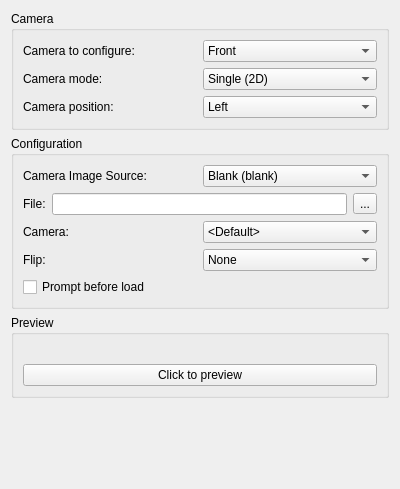
<?xml version="1.0" encoding="UTF-8"?>
<ui version="4.0">
 <class>ConfigureCamera</class>
 <widget class="QWidget" name="ConfigureCamera">
  <property name="geometry">
   <rect>
    <x>0</x>
    <y>0</y>
    <width>400</width>
    <height>489</height>
   </rect>
  </property>
  <property name="windowTitle">
   <string>Form</string>
  </property>
  <layout class="QVBoxLayout" name="verticalLayout">
   <item>
    <widget class="QGroupBox" name="groupBox">
     <property name="title">
      <string>Camera</string>
     </property>
     <layout class="QVBoxLayout" name="verticalLayout_2">
      <item>
       <layout class="QHBoxLayout" name="horizontalLayout">
        <item>
         <widget class="QLabel" name="camera_selection_label">
          <property name="toolTip">
           <string>Select the camera to configure</string>
          </property>
          <property name="text">
           <string>Camera to configure:</string>
          </property>
         </widget>
        </item>
        <item>
         <widget class="QComboBox" name="camera_selection">
          <property name="toolTip">
           <string>Select the camera to configure</string>
          </property>
          <item>
           <property name="text">
            <string>Front</string>
           </property>
          </item>
          <item>
           <property name="text">
            <string>Rear</string>
           </property>
          </item>
         </widget>
        </item>
       </layout>
      </item>
      <item>
       <layout class="QHBoxLayout" name="horizontalLayout_2">
        <item>
         <widget class="QLabel" name="camera_mode_label">
          <property name="toolTip">
           <string>Select the camera mode (single or double)</string>
          </property>
          <property name="text">
           <string>Camera mode:</string>
          </property>
         </widget>
        </item>
        <item>
         <widget class="QComboBox" name="camera_mode">
          <property name="toolTip">
           <string>Select the camera mode (single or double)</string>
          </property>
          <item>
           <property name="text">
            <string>Single (2D)</string>
           </property>
          </item>
          <item>
           <property name="text">
            <string>Double (3D)</string>
           </property>
          </item>
         </widget>
        </item>
       </layout>
      </item>
      <item>
       <layout class="QHBoxLayout" name="horizontalLayout_3">
        <item>
         <widget class="QLabel" name="camera_position_label">
          <property name="toolTip">
           <string>Select the position of camera to configure</string>
          </property>
          <property name="text">
           <string>Camera position:</string>
          </property>
         </widget>
        </item>
        <item>
         <widget class="QComboBox" name="camera_position">
          <property name="toolTip">
           <string>Select the position of camera to configure</string>
          </property>
          <item>
           <property name="text">
            <string>Left</string>
           </property>
          </item>
          <item>
           <property name="text">
            <string>Right</string>
           </property>
          </item>
         </widget>
        </item>
       </layout>
      </item>
     </layout>
    </widget>
   </item>
   <item>
    <widget class="QGroupBox" name="configurationBox">
     <property name="title">
      <string>Configuration</string>
     </property>
     <layout class="QVBoxLayout" name="verticalLayout_configuration">
      <item>
       <layout class="QHBoxLayout" name="horizontalLayout_4">
        <item>
         <widget class="QLabel" name="image_source_label">
          <property name="toolTip">
           <string>Select where the image of the emulated camera comes from. It may be an image or a real camera.</string>
          </property>
          <property name="text">
           <string>Camera Image Source:</string>
          </property>
         </widget>
        </item>
        <item>
         <widget class="QComboBox" name="image_source">
          <property name="toolTip">
           <string>Select where the image of the emulated camera comes from. It may be an image or a real camera.</string>
          </property>
          <item>
           <property name="text">
            <string>Blank (blank)</string>
           </property>
          </item>
          <item>
           <property name="text">
            <string>Still Image (image)</string>
           </property>
          </item>
          <item>
           <property name="text">
            <string>System Camera (qt)</string>
           </property>
          </item>
         </widget>
        </item>
       </layout>
      </item>
      <item>
       <layout class="QHBoxLayout" name="horizontalLayout_6">
        <item>
         <widget class="QLabel" name="camera_file_label">
          <property name="frameShape">
           <enum>QFrame::NoFrame</enum>
          </property>
          <property name="text">
           <string>File:</string>
          </property>
         </widget>
        </item>
        <item>
         <widget class="QLineEdit" name="camera_file"/>
        </item>
        <item>
         <widget class="QToolButton" name="toolButton">
          <property name="text">
           <string>...</string>
          </property>
         </widget>
        </item>
       </layout>
      </item>
      <item>
       <layout class="QHBoxLayout" name="horizontalLayout_7">
        <item>
         <widget class="QLabel" name="system_camera_label">
          <property name="toolTip">
           <string>Select the system camera to use</string>
          </property>
          <property name="frameShape">
           <enum>QFrame::NoFrame</enum>
          </property>
          <property name="text">
           <string>Camera:</string>
          </property>
         </widget>
        </item>
        <item>
         <widget class="QComboBox" name="system_camera">
          <property name="sizePolicy">
           <sizepolicy hsizetype="Maximum" vsizetype="Fixed">
            <horstretch>0</horstretch>
            <verstretch>0</verstretch>
           </sizepolicy>
          </property>
          <property name="maximumSize">
           <size>
            <width>250</width>
            <height>16777215</height>
           </size>
          </property>
          <property name="toolTip">
           <string>Select the system camera to use</string>
          </property>
          <item>
           <property name="text">
            <string>&lt;Default&gt;</string>
           </property>
          </item>
         </widget>
        </item>
       </layout>
      </item>
      <item>
       <layout class="QHBoxLayout" name="horizontalLayout_8">
        <item>
         <widget class="QLabel" name="camera_flip_label">
          <property name="toolTip">
           <string>Select the image flip to apply</string>
          </property>
          <property name="frameShape">
           <enum>QFrame::NoFrame</enum>
          </property>
          <property name="text">
           <string>Flip:</string>
          </property>
         </widget>
        </item>
        <item>
         <widget class="QComboBox" name="camera_flip">
          <property name="enabled">
           <bool>true</bool>
          </property>
          <property name="sizePolicy">
           <sizepolicy hsizetype="Maximum" vsizetype="Fixed">
            <horstretch>0</horstretch>
            <verstretch>0</verstretch>
           </sizepolicy>
          </property>
          <property name="maximumSize">
           <size>
            <width>800</width>
            <height>16777215</height>
           </size>
          </property>
          <property name="toolTip">
           <string>Select the image flip to apply</string>
          </property>
          <item>
           <property name="text">
            <string>None</string>
           </property>
          </item>
          <item>
           <property name="text">
            <string>Horizontal</string>
           </property>
          </item>
          <item>
           <property name="text">
            <string>Vertical</string>
           </property>
          </item>
          <item>
           <property name="text">
            <string>Reverse</string>
           </property>
          </item>
         </widget>
        </item>
       </layout>
      </item>
      <item>
       <widget class="QCheckBox" name="prompt_before_load">
        <property name="toolTip">
         <string>Select an image file every time before the camera is loaded</string>
        </property>
        <property name="text">
         <string>Prompt before load</string>
        </property>
       </widget>
      </item>
     </layout>
    </widget>
   </item>
   <item>
    <widget class="QGroupBox" name="previewBox">
     <property name="title">
      <string>Preview</string>
     </property>
     <layout class="QVBoxLayout" name="verticalLayout_3">
      <item>
       <widget class="QLabel" name="preview_box">
        <property name="baseSize">
         <size>
          <width>512</width>
          <height>384</height>
         </size>
        </property>
        <property name="toolTip">
         <string>Resolution: 512*384</string>
        </property>
        <property name="text">
         <string/>
        </property>
       </widget>
      </item>
      <item>
       <widget class="QPushButton" name="preview_button">
        <property name="text">
         <string>Click to preview</string>
        </property>
       </widget>
      </item>
     </layout>
    </widget>
   </item>
   <item>
    <spacer>
     <property name="orientation">
      <enum>Qt::Vertical</enum>
     </property>
     <property name="sizeHint" stdset="0">
      <size>
       <width>20</width>
       <height>40</height>
      </size>
     </property>
    </spacer>
   </item>
  </layout>
 </widget>
 <tabstops>
  <tabstop>camera_selection</tabstop>
  <tabstop>camera_mode</tabstop>
  <tabstop>camera_position</tabstop>
  <tabstop>image_source</tabstop>
  <tabstop>camera_file</tabstop>
  <tabstop>toolButton</tabstop>
  <tabstop>system_camera</tabstop>
  <tabstop>camera_flip</tabstop>
  <tabstop>prompt_before_load</tabstop>
  <tabstop>preview_button</tabstop>
 </tabstops>
 <resources/>
 <connections/>
</ui>
